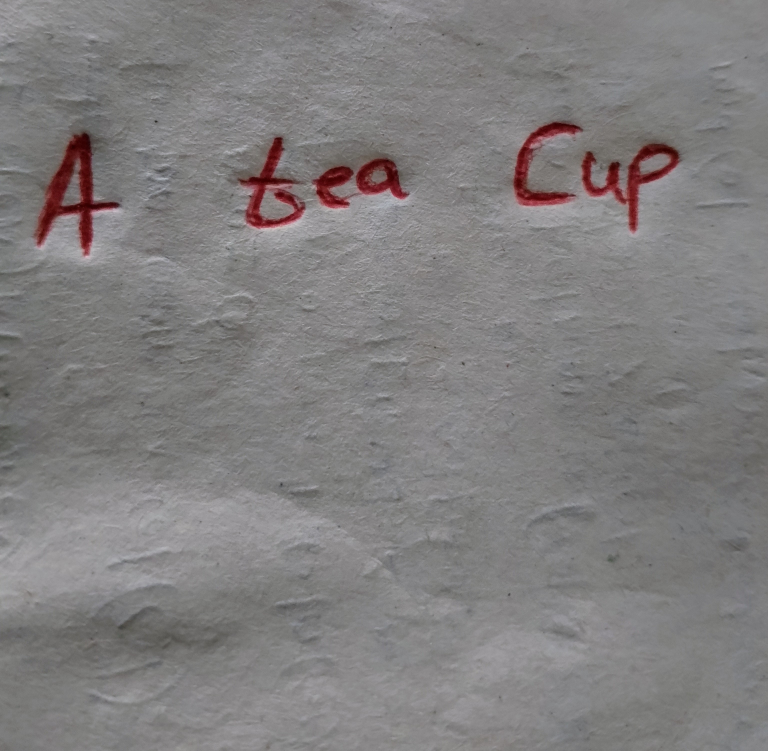
#> input picture tea_cup.jpg, 3072 x 3003 px (shown at 1/4 size)
$ jupyter execute --allow-errors module2.ipynb
#> lines starting #> are read from the running program, lines starting #| are printed output that depends on the picture; after the words box and inside, x2 and y2 are one past the last pixel; in counts of white or black regions, pixels touching at a corner belong together
TASK 4

[cell 1]
import pytesseract
from PIL import Image
import cv2
import numpy as np

pytesseract.pytesseract.tesseract_cmd = r'C:\Program Files\Tesseract-OCR\tesseract.exe'

[cell 2]
def extract_text_from_image(image_path):
    try:
        # Open the image file
        img = Image.open(image_path)

        # Use Tesseract to do OCR on the image
        text = pytesseract.image_to_string(img, lang = 'eng')

        return text
    except Exception as e:
        print(f"An error occurred: {e}")
        return None

def preprocess_image(image_path):
#> called with image_path = 'tea_cup.jpg'
    img = cv2.imread(image_path)
#> img is the input picture: shape (3003, 3072, 3); mean B, G, R 126.5, 126.2, 128.7
    gray = cv2.cvtColor(img, cv2.COLOR_BGR2GRAY)
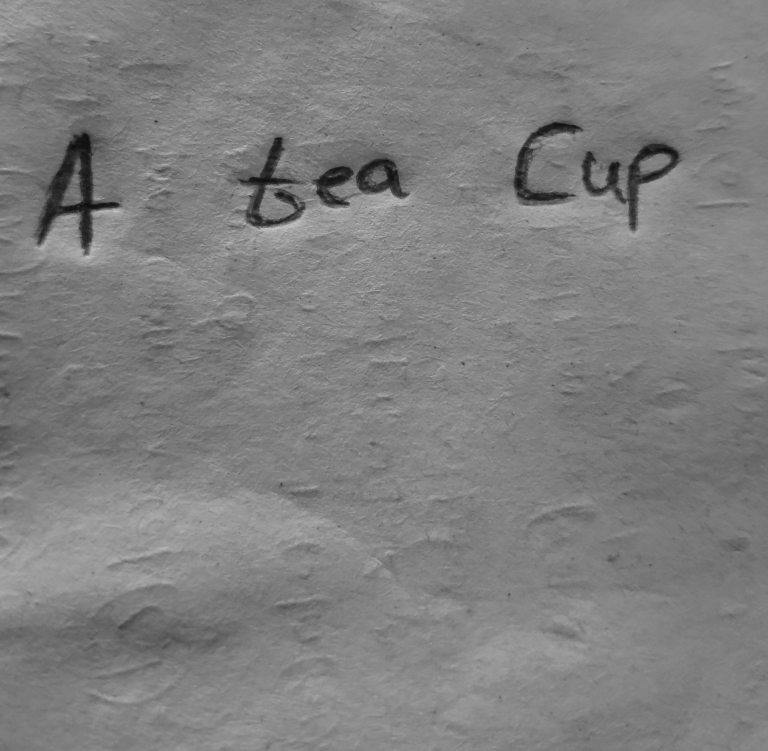
#> gray: shape (3003, 3072) (shown at 1/4 size); min 7, max 218, mean 127
    _, thresh = cv2.threshold(gray, 128, 255, cv2.THRESH_BINARY | cv2.THRESH_OTSU)
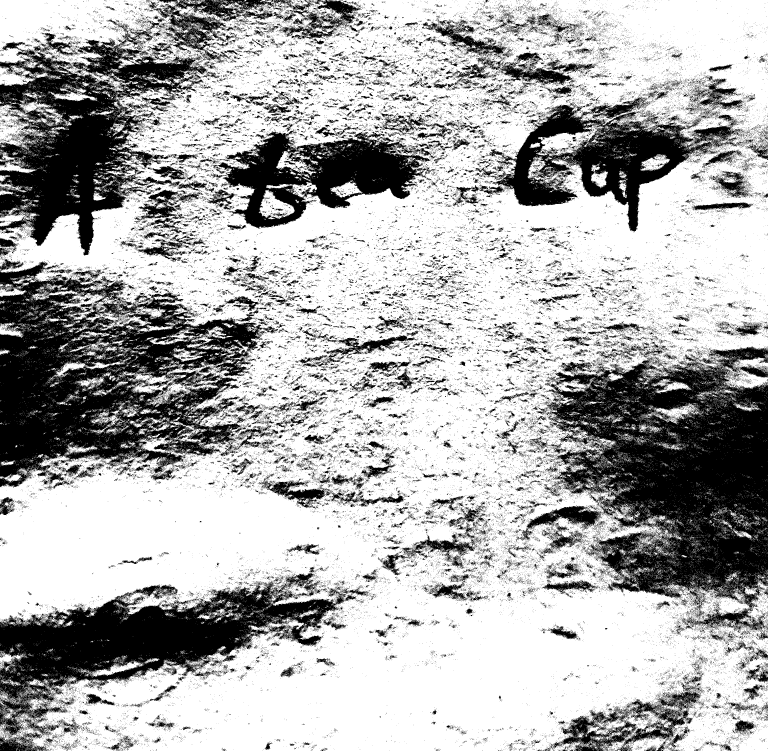
#> thresh: shape (3003, 3072) (shown at 1/4 size); 68.4% white; 99556 black regions (95602 under 20 px), largest, box (x1, y1, x2, y2) and area: (2186, 1386, 3072, 2526) 563044, (0, 1044, 1062, 1948) 479703, (0, 2292, 1387, 3003) 305982
    processed_image_path = 'preprocessed_image.png'
    cv2.imwrite(processed_image_path, thresh)

    return processed_image_path

[cell 3]
image_path = 'tea_cup.jpg'
preprocessed_image = preprocess_image(image_path)
im = Image.open(preprocessed_image)
#> (the rest of this cell did not finish here and is left out)

display(im)
print(f"Extracted Text from Preprocessed Image:\n {extracted_text}")

[cell 4]
image_path = 'lamp_description.jpeg'
preprocessed_image = preprocess_image(image_path)
#> call 2 of preprocess_image, with image_path = 'lamp_description.jpeg'
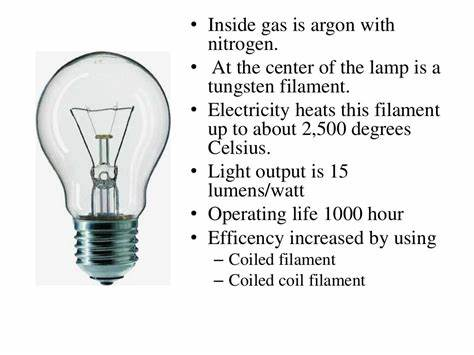
#> input picture lamp_description.jpeg, 474 x 355 px
#> in preprocess_image, img is the input picture: shape (355, 474, 3); mean B, G, R 234.6, 234.7, 233.9
#> in preprocess_image (call 2), `_, thresh = cv2.threshold(gray, 128, 255, cv2.THRESH_BINARY | cv2.THRE..`:
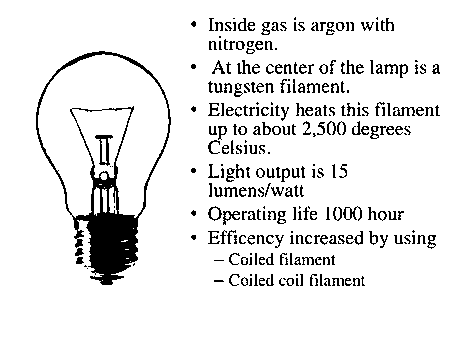
#> thresh: shape (355, 474); 91.8% white; 288 black regions (65 under 20 px), largest, box (x1, y1, x2, y2) and area: (36, 51, 171, 285) 5071, (95, 135, 113, 166) 201, (343, 206, 362, 221) 106
im = Image.open(preprocessed_image)
#> (the rest of this cell did not finish here and is left out)
